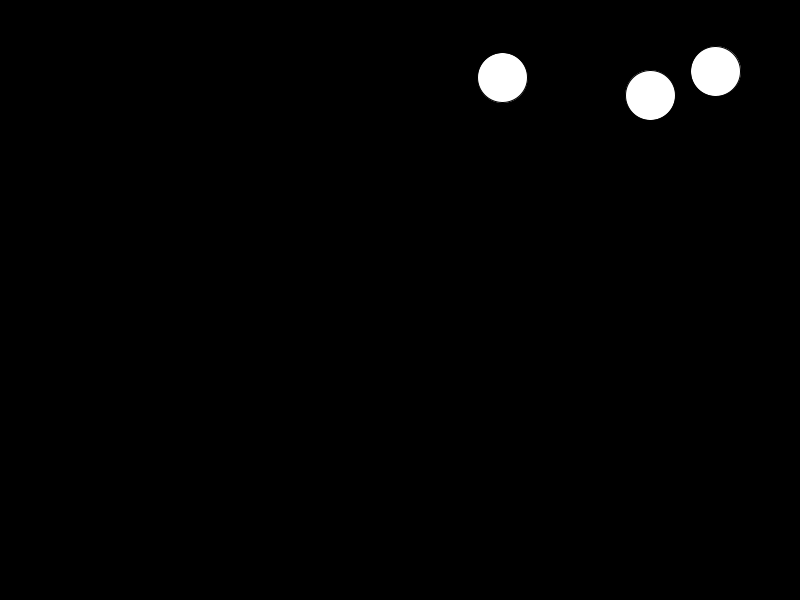
Frame 1 (no input)
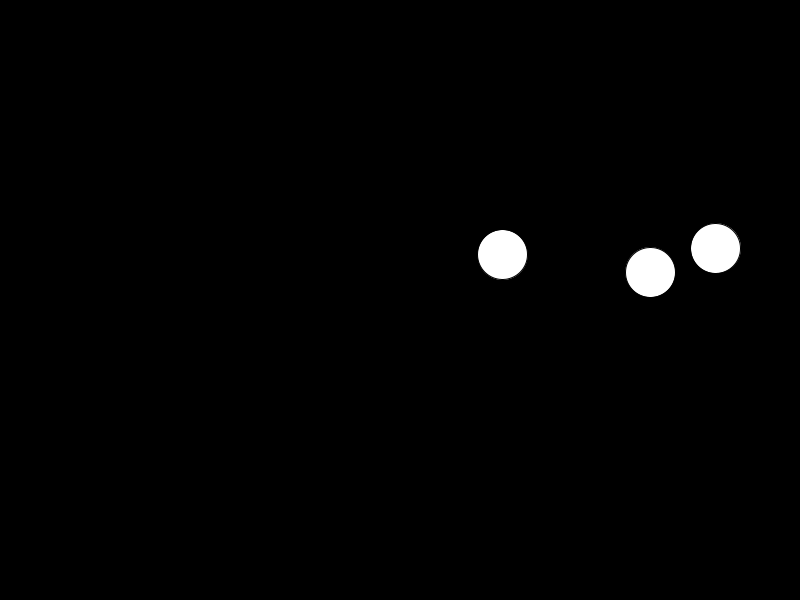
Frame 60 (the mouse pressed at the canvas centre just before this capture)
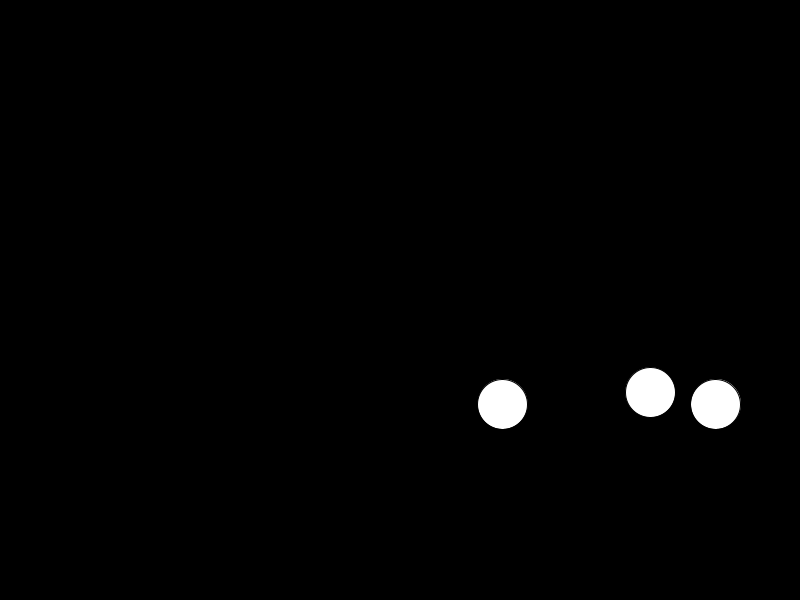
Frame 120 (the mouse held since frame 60 and released just before this capture)

The Processing sketch that drew these frames (run headless with seeded random() and noise(); from frame 60 on, the mouse is pressed at the canvas centre):

// Processing sketch: sketch_2014_12_2b
// ── sketch_2014_12_2b.pde
//declare the first GravityBall
GravityBall nadia;
GravityBall chris;
GravityBall brendan;
int sara;

void setup() {
  size(800, 600);
  //initialize the GravityBall
  nadia = new GravityBall();
  chris = new GravityBall();
  brendan = new GravityBall();
  sara = 16;
}

void draw() {
  background(0);
  nadia.display();
  nadia.move();
  nadia.bounce();
  chris.display();
  chris.move();
  chris.bounce();
  brendan.display();
  brendan.move();
  brendan.bounce();
}

class GravityBall {
  ////list information about the gravity ball
  //location
  //acceleration
  //velocity
  //size

  //declare variables
  PVector loc, vel, acc;
  float sz;

  //fill in the template with actual values
  //create a constructor
  GravityBall() {
    //inside here, we initialize variables and run any code that should occur at the moment the object is created
    sz = 50;
    loc = new PVector(random(sz, width-sz), random(height/2));
    vel = new PVector(0, 0);
    acc = new PVector(0, .1);
  }
  ////////////////////////////////////////////////////////////
  //below this line, we will define what a gravity ball does//
  ////////////////////////////////////////////////////////////

  //what does a gravity ball do?
  //bounce, moves, gets drawn, accelerates(part of moving)

  void display() {
    //display the ball
    ellipse(loc.x, loc.y, sz, sz);
  }

  void move() {
    //move the ball
    vel.add(acc);
    loc.add(vel);
  }

  void bounce() {
    //bounce ball off of floor
    if (loc.y > height - sz/2) {
      loc.y = height - sz/2;
      vel.y = -abs(vel.y);
    }
  }
}
